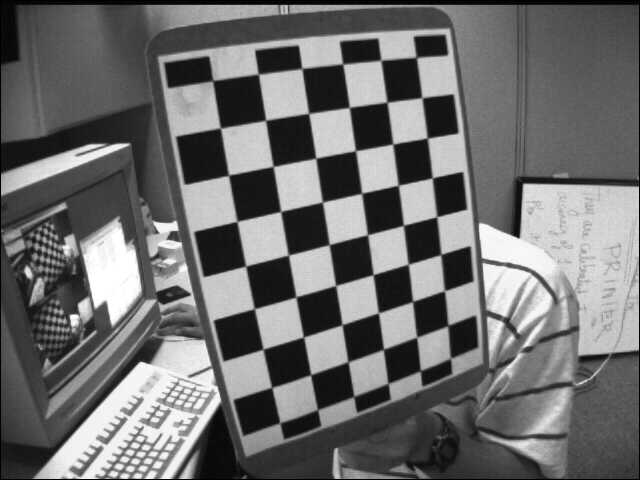
#> input picture 1130/case1/left14.png, 640 x 480 px
$ python Stereo_rectification.py   (older library calls are emulated)
#> lines starting #> are read from the running program, lines starting #| are printed output that depends on the picture
import cv2
import numpy as np
import matplotlib.pyplot as plt
import matplotlib
matplotlib.rcParams.update({'font.size': 20})
np_load_old = np.load
np.load = lambda *a, **k: np_load_old(*a, allow_pickle=True, **k)
#> (reads 1130/case1/stereo.npy from the repository)

data = np.load('C:/Users/user/Desktop/computer_vision/1130/case1/stereo.npy').item()
Kl, Dl, Kr, Dr, R, T, img_size = data['Kl'], data['Dl'], data['Kr'], data['Dr'], data['R'], data['T'], data['img_size']


left_img = cv2.imread('./case1/left14.png')
#> left_img is the input picture: shape (480, 640, 3); min 0, max 255, mean 109.9
right_img = cv2.imread('./case1/right14.png')
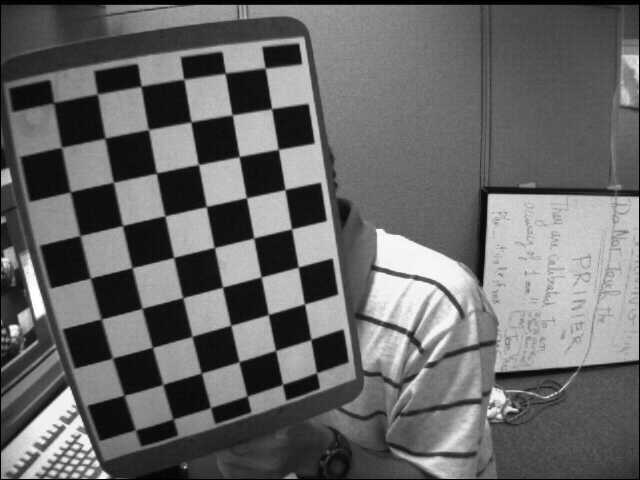
#> input picture 1130/case1/right14.png, 640 x 480 px
#> right_img is the input picture: shape (480, 640, 3); min 0, max 255, mean 103.6

R1, R2, P1, P2, Q, validRol1, validRol2 = cv2.stereoRectify(Kl, Dl, Kr, Dr, img_size, R, T)

xmap1, ymap1 = cv2.initUndistortRectifyMap(Kl, Dl, R1, Kl, img_size, cv2.CV_32FC1)
xmap2, ymap2 = cv2.initUndistortRectifyMap(Kl, Dl, R2, Kl, img_size, cv2.CV_32FC1)

left_img_rectified = cv2.remap(left_img, xmap1, ymap1, cv2.INTER_LINEAR)
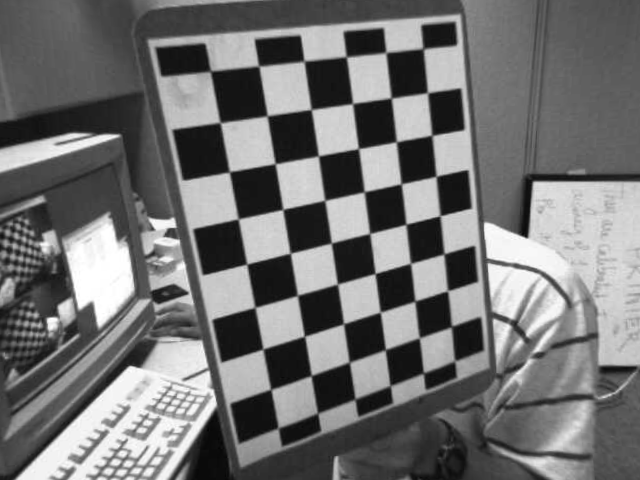
#> left_img_rectified: shape (480, 640, 3); min 4, max 255, mean 114.4
right_img_rectified = cv2.remap(right_img, xmap2, ymap2, cv2.INTER_LINEAR)
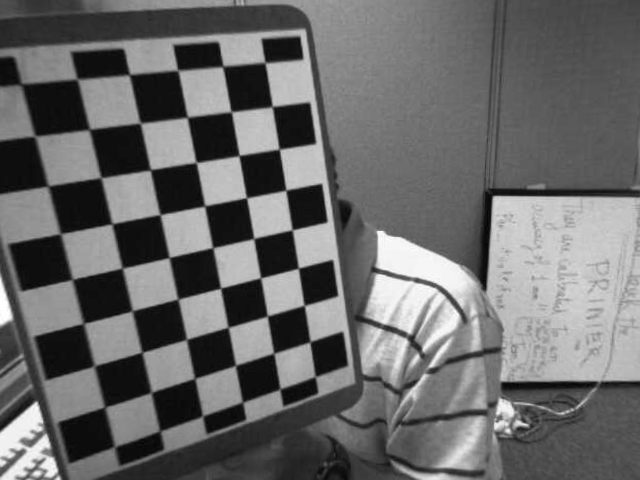
#> right_img_rectified: shape (480, 640, 3); min 3, max 255, mean 106.1

plt.figure(0, figsize=(12, 10))

plt.subplot(221)
plt.title('left original')
plt.imshow(left_img, cmap='gray')

plt.subplot(222)
plt.title('right original')
plt.imshow(right_img, cmap='gray')

plt.subplot(223)
plt.title('left rectified')
plt.imshow(left_img_rectified, cmap='gray')

plt.subplot(224)
plt.title('right rectified')
plt.imshow(right_img_rectified, cmap='gray')

plt.tight_layout()
plt.show()
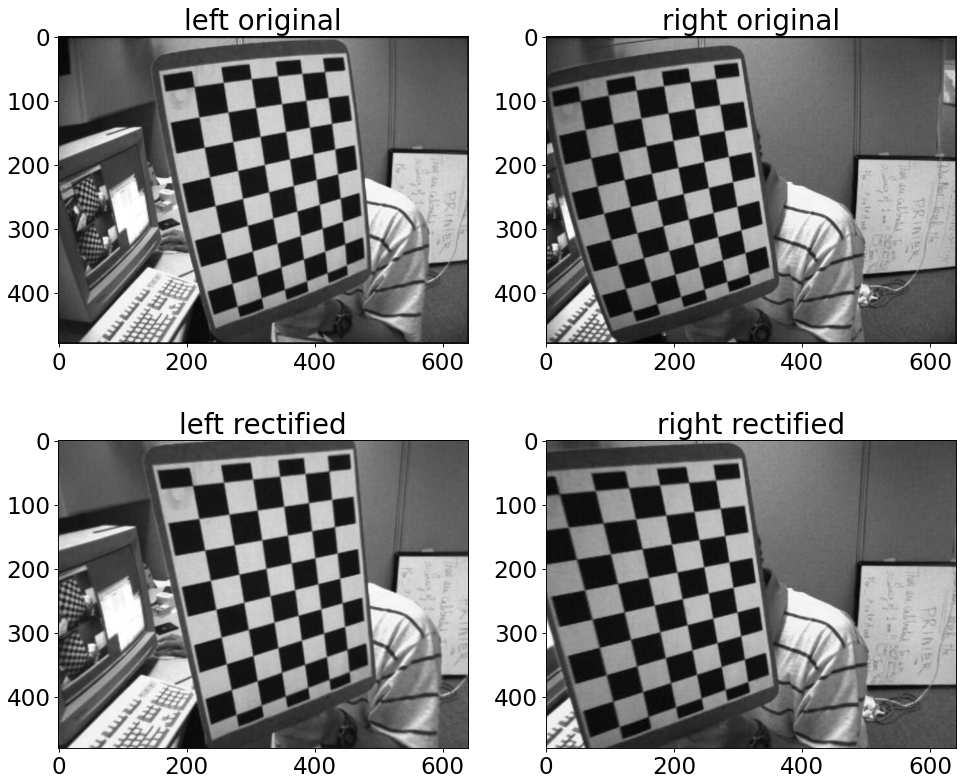
#> figure drawn by matplotlib, 4 panels
